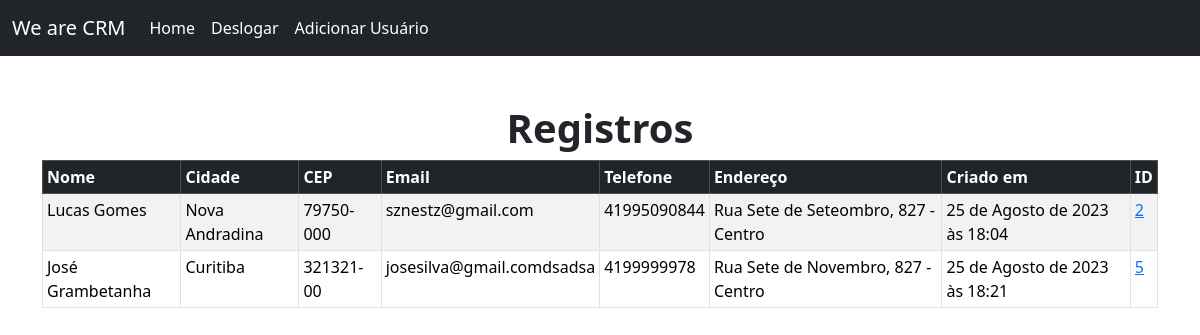
The app's page / (signed in) with its own data.
### website/models.py (models this page shows, shortened)
class Costumer(models.Model):
    created_at = models.DateTimeField(auto_now_add=True)
    first_name = models.CharField(max_length=50)
    last_name = models.CharField(max_length=50)
    email = models.CharField(max_length=100)
    phone = models.CharField(max_length=15)
    address = models.CharField(max_length=100)
    city = models.CharField(max_length=50)
    state = models.CharField(max_length=50)
    zipcode = models.CharField(max_length=20)

### website/views.py (the view)
# urls.py: path('', home, name='home'),
def home(request):
    costumers = Costumer.objects.all()
    if request.method == 'POST':
        usuario = request.POST.get('username')
        senha = request.POST.get('password')
        user = authenticate(request, username=usuario, password=senha)
        if user is not None:
            login(request, user)
            messages.success(request, "Você efetuou login com sucesso!")
            return redirect('home')
        else:
            messages.error(request, "Ocorreu um erro ao efetuar login. Por favor, tente novamente.")
            return redirect('home')
    else:
        return render(request, 'home.html', {'costumers': costumers})

### website/templates/home.html (shortened to what this page needs)
{% extends 'base.html' %}
{% block content %}
<div class="container">
    {% if user.is_authenticated %}
        <h1 class="mt-5 text-center fw-bold">Registros</h1>
        <table class="table table-striped table-hover table-bordered table-sm">
            <thead class="table-dark">
                <tr>
                    <th scope="col">Nome</th>
                    <th scope="col">Cidade</th>
                    <th scope="col">CEP</th>
                    <th scope="col">Email</th>
                    <th scope="col">Telefone</th>
                    <th scope="col">Endereço</th>
                    <th scope="col">Criado em</th>
                    <th scope="col">ID</th>
                </tr>
            </thead>
            <tbody>
                {% if costumers %}
                    {% for costumer in costumers %}
                        <tr>
                            <td>{{ costumer.first_name }} {{ costumer.last_name }}</td>
                            <td>{{ costumer.city }}</td>
                            <td>{{ costumer.zipcode }}</td>
                            <td>{{ costumer.email }}</td>
                            <td>{{ costumer.phone }}</td>
                            <td>{{ costumer.address }}</td>
                            <td>{{ costumer.created_at }}</td>
                            <td><a href="{% url 'record' costumer.id %}">{{ costumer.id }}</a></td>
                        </tr>
                    {% endfor %}
                {% endif %}
            </tbody>
        </table>
    {% endif %}
    </div>
{% endblock %}

### website/templates/base.html (shortened to what this page needs)
<!doctype html>
<html lang="pt-br">
  <head>
    <link href="https://cdn.jsdelivr.net/npm/bootstrap@5.3.1/dist/css/bootstrap.min.css" rel="stylesheet">
  </head>
  <body>
    <nav class="navbar navbar-expand-lg navbar-dark bg-dark">
        <div class="container-fluid">
          <a class="navbar-brand" href="{% url 'home' %}">We are CRM</a>
          <div class="collapse navbar-collapse" id="navbarSupportedContent">
            <ul class="navbar-nav me-auto mb-2 mb-lg-0">
              <li class="nav-item">
                <a class="nav-link active" href="{% url 'home' %}">Home</a>
              </li>
              {% if user.is_authenticated %}
              <li class="nav-item">
                <a class="nav-link active" href="{% url 'logout' %}">Deslogar</a>
              </li>
              <li class="nav-item">
                <a class="nav-link active" href="{% url 'add_record' %}">Adicionar Usuário</a>
              </li>
              {% endif %}
            </ul>
          </div>
        </div>
      </nav>
    {% block content %}
    {% endblock %}
  </body>
</html>

### records on screen
Costumer: first_name "Lucas", last_name "Gomes", city "Nova Andradina", zipcode "79750-000", email "sznestz@gmail.com", phone "41995090844", address "Rua Sete de Seteombro, 827 - Centro", created_at "25 de Agosto de 2023 às 18:04", id "2"
Costumer: first_name "José", last_name "Grambetanha", city "Curitiba", zipcode "321321-00", email "josesilva@gmail.comdsadsa", phone "4199999978", address "Rua Sete de Novembro, 827 - Centro", created_at "25 de Agosto de 2023 às 18:21", id "5"
